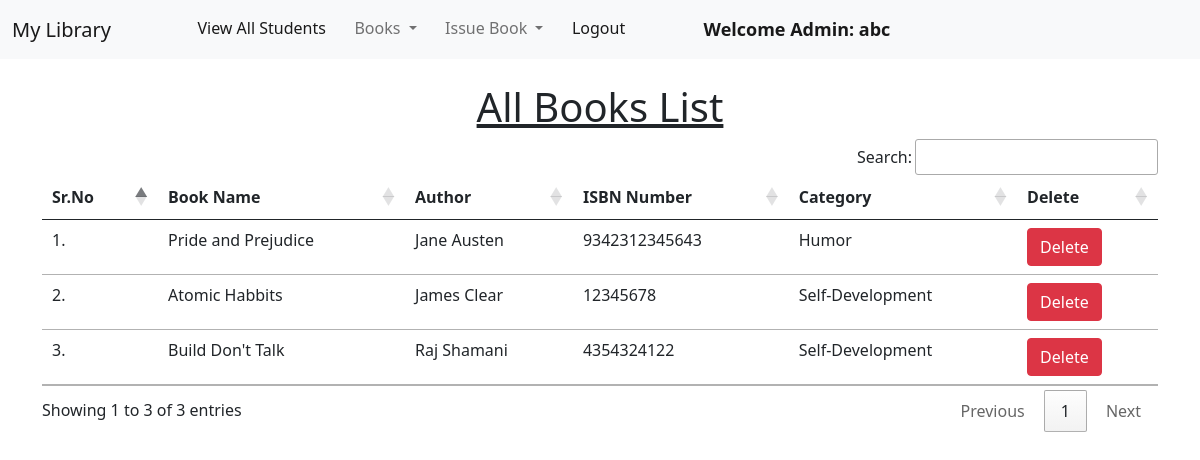
/view_books/ (signed in), run on the app's committed database.
### library/models.py (models this page shows, shortened)
class Book(models.Model):
    name = models.CharField(max_length=200)
    author = models.CharField(max_length=200)
    isbn = models.PositiveIntegerField()
    category = models.CharField(max_length=50)

### library/views.py (the view)
# urls.py: path("view_books/", views.view_books, name="view_books"),
@login_required(login_url = '/admin_login')
def view_books(request):
    books = Book.objects.all()
    return render(request, "view_books.html", {'books':books})

### library/templates/view_books.html (shortened to what this page needs)
{% extends 'admin_navbar.html' %}
{% load static %}
{% block body %}
<div class="container mt-4">
    <h1 class="text-center"><u>All Books List</u></h1>
    <table class="table table-hover" id="example">
        <thead>
            <tr>
                <th>Sr.No</th>
                <th>Book Name</th>
                <th>Author</th>
                <th>ISBN Number</th>
                <th>Category</th>
                <th>Delete</th>
            </tr>
        </thead>
        <tbody>
            {% for book in books %}
            <tr>
                <td>{{forloop.counter}}.</td>
                <td>{{book.name}}</td>
                <td>{{book.author}}</td>
                <td>{{book.isbn}}</td>
                <td>{{book.category}}</td>
                <td><a href="/delete_book/{{book.id}}/" class="btn btn-danger" onclick="return confirm('Are you sure you want to delete this book?')">Delete</a></td>
            </tr>
            {% endfor %}
        </tbody>
    </table>
    </div>
{% endblock %}

### library/templates/admin_navbar.html (shortened to what this page needs)
<!doctype html>
<html lang="en">
  <head>
    <link href="https://cdn.jsdelivr.net/npm/bootstrap@5.1.0/dist/css/bootstrap.min.css" rel="stylesheet">
    <link rel="stylesheet" href="https://cdn.datatables.net/1.10.25/css/jquery.dataTables.min.css">
    <link rel="stylesheet" href="https://cdn.datatables.net/buttons/1.7.1/css/buttons.dataTables.min.css">
  </head>
  <body>
    <nav class="navbar navbar-expand-lg navbar-light bg-light">
        <div class="container-fluid">
          <a class="navbar-brand" href="#">My Library</a>
          <div class="collapse navbar-collapse" id="navbarSupportedContent">
            <ul class="navbar-nav me-auto mb-2 mb-lg-0">
              <li class="nav-item">
                <a class="nav-link active" aria-current="page" href="/view_students/">View All Students</a>
              </li>
              <li class="nav-item dropdown">
                <a class="nav-link dropdown-toggle" href="#" id="navbarDropdown" role="button" data-bs-toggle="dropdown" aria-expanded="false">
                  Books
                </a>
              </li>
              <li class="nav-item dropdown">
                <a class="nav-link dropdown-toggle" href="#" id="navbarDropdown" role="button" data-bs-toggle="dropdown" aria-expanded="false">
                  Issue Book
                </a>
              </li>
              <li class="nav-item">
                <a class="nav-link active" aria-current="page" href="/logout/">Logout</a>
              </li>
              <li class="nav-item">
                <a style="font-weight:600; font-family:'Segoe UI', Tahoma, Geneva, Verdana, sans-serif; font-size: large;" class="nav-link active" href="#">Welcome Admin: {{request.user}}</a>
              </li>
            </ul>
          </div>
        </div>
      </nav>
      {% block body %}
      {% endblock %}
  </body>
</html>

### data on the page
Book: name "Pride and Prejudice", author "Jane Austen", isbn "9342312345643", category "Humor"
Book: name "Atomic Habbits", author "James Clear", isbn "12345678", category "Self-Development"
Book: name "Build Don't Talk", author "Raj Shamani", isbn "4354324122", category "Self-Development"

### other printed values
{{ request.user }} "abc"
